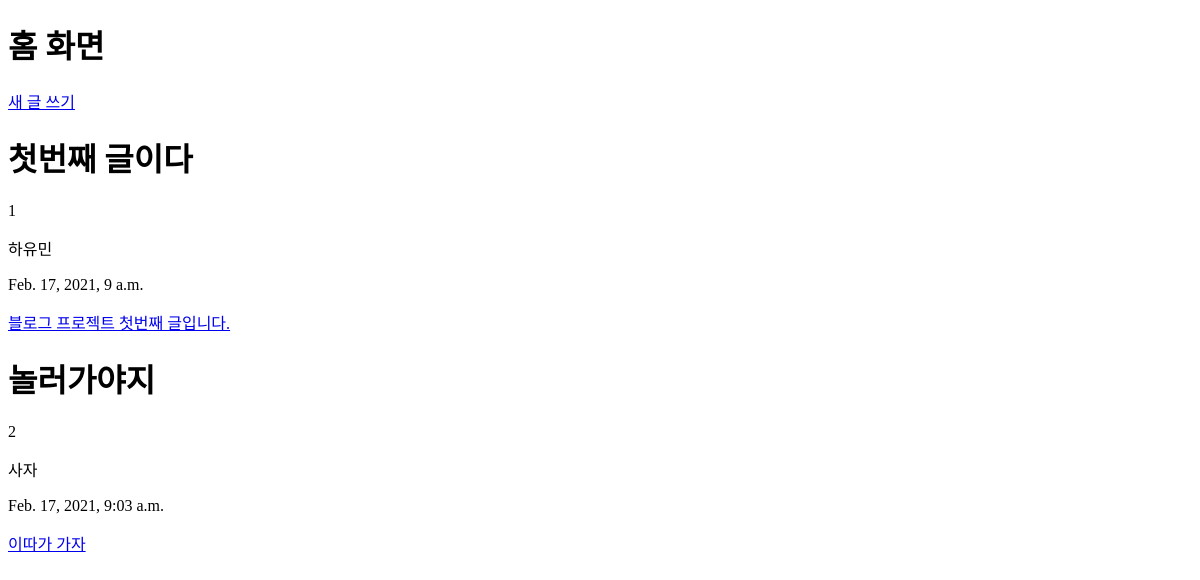
The page /blog/ on the database as committed earlier.
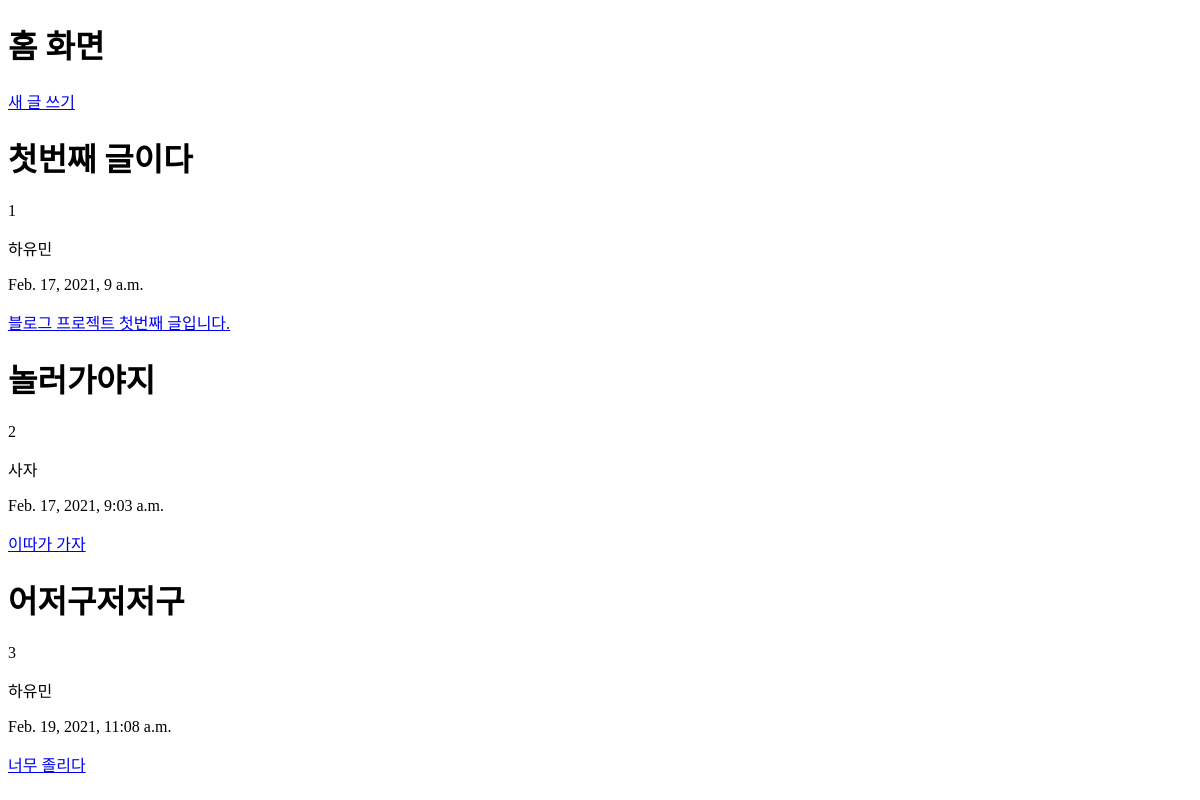
The same page on the database as committed later.
### blog/models.py (models this page shows, shortened)
class Blog(models.Model):
    title = models.CharField(max_length=200)
    writer = models.CharField(max_length=100)
    pub_date = models.DateTimeField()
    body = models.TextField()
    def summary(self) :
        return self.body[: 100]

### blog/views.py (the view)
# urls.py: 2. Add a URL to urlpatterns:  path('blog/', include('blog.urls'))
def blog(request) :
    blogs = Blog.objects.all()
    return render (request, 'blog.html', {'blogs' : blogs})

### blog/templates/blog.html (shortened to what this page needs)
<!DOCTYPE html>
<html lang="en">
<head>
</head>
<body>
    <h1>홈 화면</h1>
    <p>
        <a href="{% url 'new' %}">새 글 쓰기</a>
    </p>
    {% for blog in blogs %}
    <h1>{{blog.title}}</h1>
    <p>{{blog.id}}</p>
    <p>{{blog.writer}}</p>
    <p>{{blog.pub_date}}</p>
    <a href = "{% url 'detail' blog.id %}">
        <p>{{blog.summary}}</p>
    </a>
    {% endfor %}
</body>
</html>

Rows that differ between the two databases and show on the page:
added Blog: title "어저구저저구", id "3", writer "하유민", pub_date "Feb. 19, 2021, 11:08 a.m.", summary "너무 졸리다"
